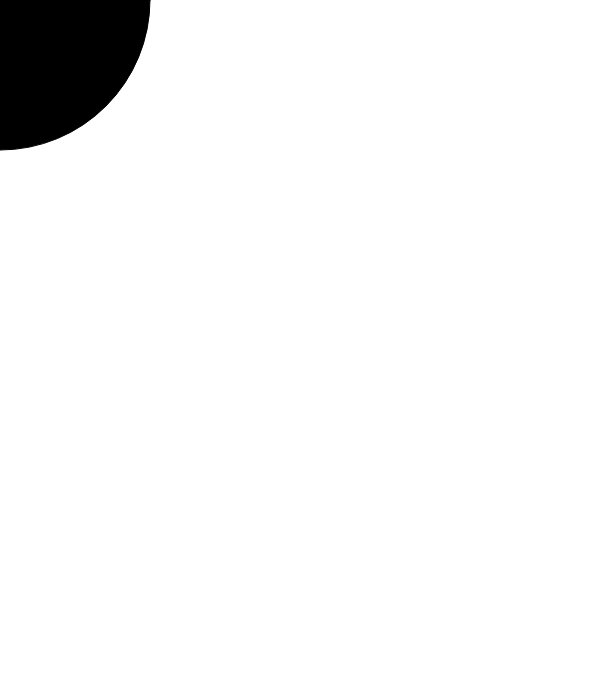
Frame 1 (no input)
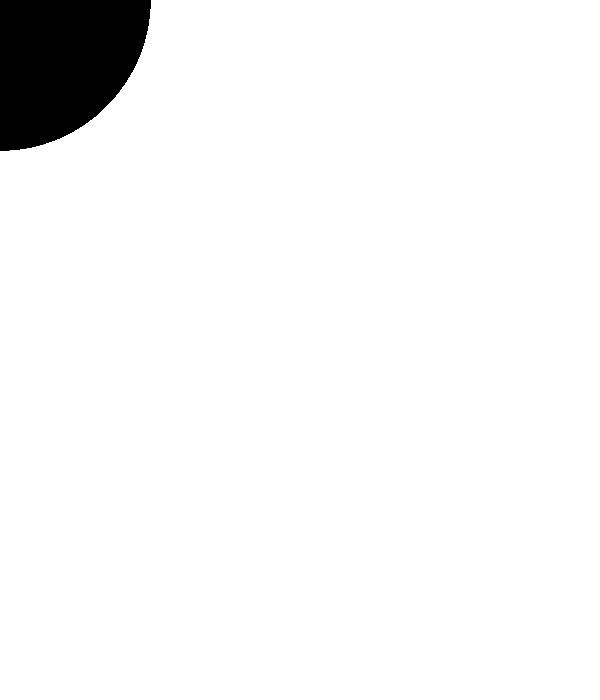
Frame 60 (no input)
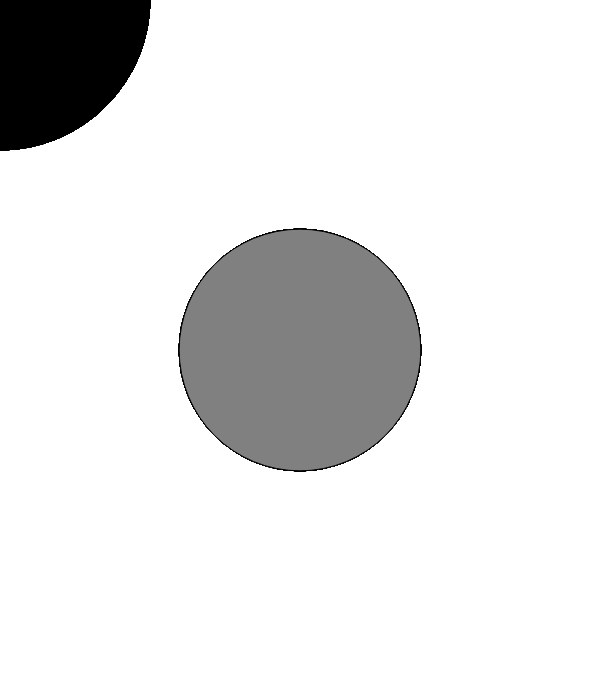
Frame 120 (the mouse pressed at the canvas centre since frame 60)

The p5.js sketch that drew these frames (run headless with seeded random() and noise() and a simulated clock; from frame 60 on, the mouse is pressed at the canvas centre):

// p5.js sketch
// ── sketch.js

function setup() {
createCanvas(600,700);

}


function draw() {

var fillColor;
var ellipseSize;

fillColor = map(mouseX, 0, 600, 0, 255);
ellipseSize = map(mouseY, 0, 600, 300, 200);
//
fill(fillColor);
ellipse(mouseX, mouseY, ellipseSize, ellipseSize);

}
